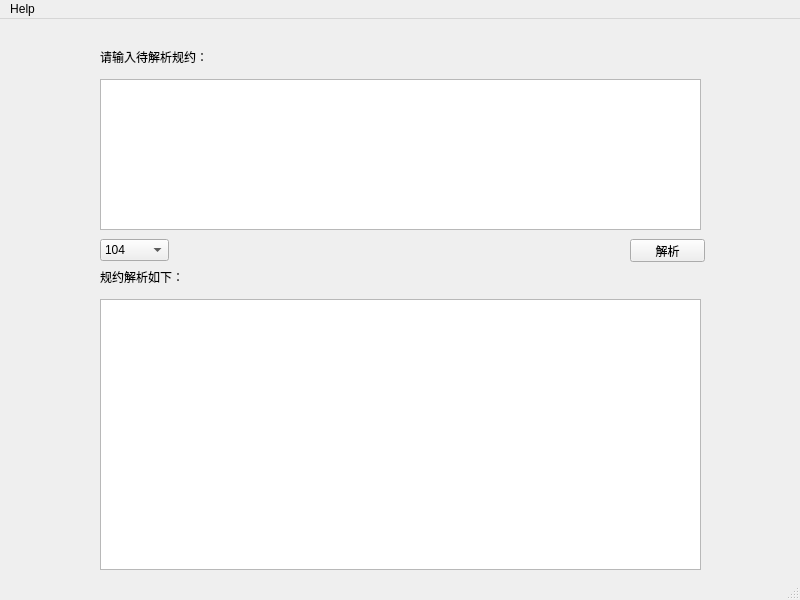
<?xml version="1.0" encoding="UTF-8"?>
<ui version="4.0">
 <class>Mainwindow</class>
 <widget class="QMainWindow" name="Mainwindow">
  <property name="geometry">
   <rect>
    <x>0</x>
    <y>0</y>
    <width>800</width>
    <height>600</height>
   </rect>
  </property>
  <property name="windowTitle">
   <string>规约解析工具</string>
  </property>
  <widget class="QWidget" name="centralwidget">
   <widget class="QPushButton" name="parse_pushButton">
    <property name="geometry">
     <rect>
      <x>630</x>
      <y>220</y>
      <width>75</width>
      <height>23</height>
     </rect>
    </property>
    <property name="text">
     <string>解析</string>
    </property>
   </widget>
   <widget class="QComboBox" name="protocol_comboBox">
    <property name="geometry">
     <rect>
      <x>100</x>
      <y>220</y>
      <width>69</width>
      <height>22</height>
     </rect>
    </property>
    <item>
     <property name="text">
      <string>104</string>
     </property>
    </item>
    <item>
     <property name="text">
      <string>1376.1</string>
     </property>
    </item>
    <item>
     <property name="text">
      <string>698</string>
     </property>
    </item>
    <item>
     <property name="text">
      <string>101</string>
     </property>
    </item>
   </widget>
   <widget class="QLabel" name="input_label">
    <property name="geometry">
     <rect>
      <x>100</x>
      <y>30</y>
      <width>131</width>
      <height>16</height>
     </rect>
    </property>
    <property name="text">
     <string>请输入待解析规约：</string>
    </property>
   </widget>
   <widget class="QLabel" name="output_label">
    <property name="geometry">
     <rect>
      <x>100</x>
      <y>250</y>
      <width>131</width>
      <height>16</height>
     </rect>
    </property>
    <property name="text">
     <string>规约解析如下：</string>
    </property>
   </widget>
   <widget class="QTextEdit" name="input_textEdit">
    <property name="geometry">
     <rect>
      <x>100</x>
      <y>60</y>
      <width>601</width>
      <height>151</height>
     </rect>
    </property>
   </widget>
   <widget class="QTextEdit" name="output_textEdit">
    <property name="geometry">
     <rect>
      <x>100</x>
      <y>280</y>
      <width>601</width>
      <height>271</height>
     </rect>
    </property>
   </widget>
  </widget>
  <widget class="QMenuBar" name="menubar">
   <property name="geometry">
    <rect>
     <x>0</x>
     <y>0</y>
     <width>800</width>
     <height>23</height>
    </rect>
   </property>
   <widget class="QMenu" name="menuHelp">
    <property name="title">
     <string>Help</string>
    </property>
    <addaction name="actionAbout"/>
    <addaction name="actionHelp"/>
   </widget>
   <addaction name="menuHelp"/>
  </widget>
  <widget class="QStatusBar" name="statusbar"/>
  <action name="actionAbout">
   <property name="text">
    <string>About</string>
   </property>
  </action>
  <action name="actionHelp">
   <property name="text">
    <string>Help</string>
   </property>
  </action>
 </widget>
 <resources/>
 <connections/>
</ui>
